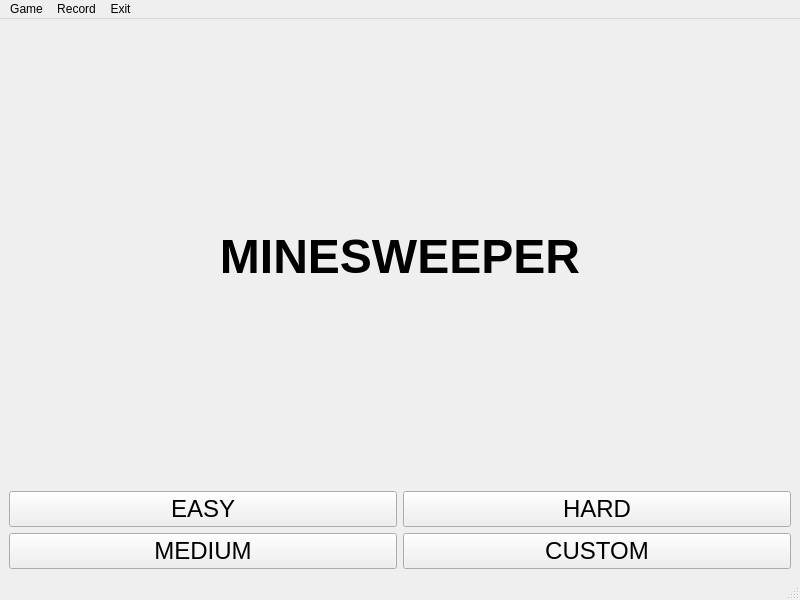
<?xml version="1.0" encoding="UTF-8"?>
<ui version="4.0">
 <class>MainWindow</class>
 <widget class="QMainWindow" name="MainWindow">
  <property name="geometry">
   <rect>
    <x>0</x>
    <y>0</y>
    <width>800</width>
    <height>600</height>
   </rect>
  </property>
  <property name="windowTitle">
   <string>MineSweeper</string>
  </property>
  <property name="tabShape">
   <enum>QTabWidget::TabShape::Rounded</enum>
  </property>
  <widget class="QWidget" name="centralwidget">
   <property name="enabled">
    <bool>true</bool>
   </property>
   <layout class="QVBoxLayout" name="verticalLayout">
    <item>
     <widget class="QLabel" name="title">
      <property name="sizePolicy">
       <sizepolicy hsizetype="Preferred" vsizetype="Preferred">
        <horstretch>0</horstretch>
        <verstretch>0</verstretch>
       </sizepolicy>
      </property>
      <property name="font">
       <font>
        <pointsize>36</pointsize>
        <bold>true</bold>
       </font>
      </property>
      <property name="layoutDirection">
       <enum>Qt::LayoutDirection::LeftToRight</enum>
      </property>
      <property name="text">
       <string>MINESWEEPER</string>
      </property>
      <property name="alignment">
       <set>Qt::AlignmentFlag::AlignCenter</set>
      </property>
     </widget>
    </item>
    <item>
     <layout class="QHBoxLayout" name="actions" stretch="1,1">
      <item>
       <layout class="QVBoxLayout" name="verticalLayout_3">
        <item>
         <widget class="QPushButton" name="bEasy">
          <property name="font">
           <font>
            <pointsize>18</pointsize>
           </font>
          </property>
          <property name="text">
           <string>EASY</string>
          </property>
         </widget>
        </item>
        <item>
         <widget class="QPushButton" name="bMedium">
          <property name="font">
           <font>
            <pointsize>18</pointsize>
           </font>
          </property>
          <property name="text">
           <string>MEDIUM</string>
          </property>
         </widget>
        </item>
       </layout>
      </item>
      <item>
       <layout class="QVBoxLayout" name="verticalLayout_4">
        <item>
         <widget class="QPushButton" name="bHard">
          <property name="font">
           <font>
            <pointsize>18</pointsize>
           </font>
          </property>
          <property name="text">
           <string>HARD</string>
          </property>
         </widget>
        </item>
        <item>
         <widget class="QPushButton" name="bCustom">
          <property name="font">
           <font>
            <pointsize>18</pointsize>
           </font>
          </property>
          <property name="text">
           <string>CUSTOM</string>
          </property>
         </widget>
        </item>
       </layout>
      </item>
     </layout>
    </item>
    <item>
     <layout class="QGridLayout" name="iconDemoLayout"/>
    </item>
   </layout>
  </widget>
  <widget class="QMenuBar" name="menubar">
   <property name="geometry">
    <rect>
     <x>0</x>
     <y>0</y>
     <width>800</width>
     <height>20</height>
    </rect>
   </property>
   <widget class="QMenu" name="menuMineSweeper">
    <property name="title">
     <string>Game</string>
    </property>
   </widget>
   <widget class="QMenu" name="menuRecord">
    <property name="title">
     <string>Record</string>
    </property>
   </widget>
   <widget class="QMenu" name="menuExit">
    <property name="title">
     <string>Exit</string>
    </property>
   </widget>
   <addaction name="menuMineSweeper"/>
   <addaction name="menuRecord"/>
   <addaction name="menuExit"/>
  </widget>
  <widget class="QStatusBar" name="statusbar"/>
 </widget>
 <resources/>
 <connections/>
</ui>
